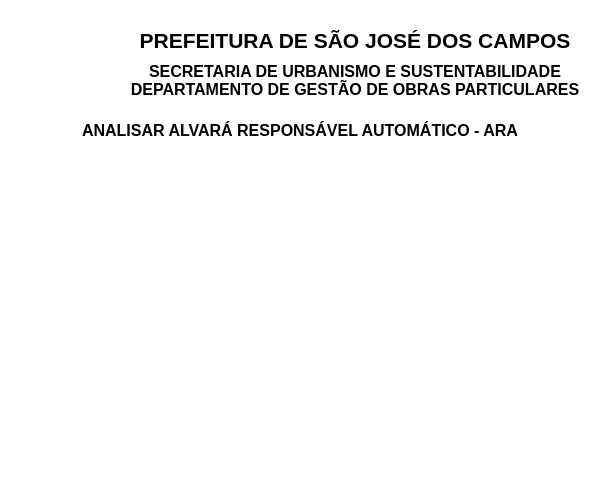
<?xml version="1.0" encoding="UTF-8"?>
<ui version="4.0">
 <class>GerenciadorARADialogBase</class>
 <widget class="QDialog" name="GerenciadorARADialogBase">
  <property name="geometry">
   <rect>
    <x>0</x>
    <y>0</y>
    <width>600</width>
    <height>500</height>
   </rect>
  </property>
  <property name="palette">
   <palette>
    <active>
     <colorrole role="Base">
      <brush brushstyle="SolidPattern">
       <color alpha="255">
        <red>255</red>
        <green>255</green>
        <blue>255</blue>
       </color>
      </brush>
     </colorrole>
     <colorrole role="Window">
      <brush brushstyle="SolidPattern">
       <color alpha="255">
        <red>255</red>
        <green>255</green>
        <blue>255</blue>
       </color>
      </brush>
     </colorrole>
     <colorrole role="ToolTipBase">
      <brush brushstyle="SolidPattern">
       <color alpha="255">
        <red>255</red>
        <green>255</green>
        <blue>255</blue>
       </color>
      </brush>
     </colorrole>
    </active>
    <inactive>
     <colorrole role="Base">
      <brush brushstyle="SolidPattern">
       <color alpha="255">
        <red>255</red>
        <green>255</green>
        <blue>255</blue>
       </color>
      </brush>
     </colorrole>
     <colorrole role="Window">
      <brush brushstyle="SolidPattern">
       <color alpha="255">
        <red>255</red>
        <green>255</green>
        <blue>255</blue>
       </color>
      </brush>
     </colorrole>
     <colorrole role="ToolTipBase">
      <brush brushstyle="SolidPattern">
       <color alpha="255">
        <red>255</red>
        <green>255</green>
        <blue>255</blue>
       </color>
      </brush>
     </colorrole>
    </inactive>
    <disabled>
     <colorrole role="Base">
      <brush brushstyle="SolidPattern">
       <color alpha="255">
        <red>255</red>
        <green>255</green>
        <blue>255</blue>
       </color>
      </brush>
     </colorrole>
     <colorrole role="Window">
      <brush brushstyle="SolidPattern">
       <color alpha="255">
        <red>255</red>
        <green>255</green>
        <blue>255</blue>
       </color>
      </brush>
     </colorrole>
     <colorrole role="ToolTipBase">
      <brush brushstyle="SolidPattern">
       <color alpha="255">
        <red>255</red>
        <green>255</green>
        <blue>255</blue>
       </color>
      </brush>
     </colorrole>
    </disabled>
   </palette>
  </property>
  <property name="windowTitle">
   <string>Gerenciador ARA</string>
  </property>
  <property name="autoFillBackground">
   <bool>false</bool>
  </property>
  <widget class="QLabel" name="labelBrasao">
   <property name="geometry">
    <rect>
     <x>10</x>
     <y>10</y>
     <width>100</width>
     <height>100</height>
    </rect>
   </property>
   <property name="text">
    <string/>
   </property>
   <property name="pixmap">
    <pixmap>img/brasao.png</pixmap>
   </property>
   <property name="scaledContents">
    <bool>true</bool>
   </property>
  </widget>
  <widget class="QLabel" name="labelCabecalhoTitulo">
   <property name="geometry">
    <rect>
     <x>120</x>
     <y>20</y>
     <width>470</width>
     <height>40</height>
    </rect>
   </property>
   <property name="font">
    <font>
     <family>Arial</family>
     <pointsize>16</pointsize>
     <weight>75</weight>
     <bold>true</bold>
    </font>
   </property>
   <property name="text">
    <string>PREFEITURA DE SÃO JOSÉ DOS CAMPOS</string>
   </property>
   <property name="alignment">
    <set>Qt::AlignCenter</set>
   </property>
  </widget>
  <widget class="QLabel" name="labelCabecalhoSubtitulo">
   <property name="geometry">
    <rect>
     <x>120</x>
     <y>60</y>
     <width>470</width>
     <height>40</height>
    </rect>
   </property>
   <property name="font">
    <font>
     <family>Arial</family>
     <pointsize>12</pointsize>
     <weight>75</weight>
     <bold>true</bold>
    </font>
   </property>
   <property name="text">
    <string>SECRETARIA DE URBANISMO E SUSTENTABILIDADE
DEPARTAMENTO DE GESTÃO DE OBRAS PARTICULARES</string>
   </property>
   <property name="alignment">
    <set>Qt::AlignCenter</set>
   </property>
  </widget>
  <widget class="QLabel" name="labelTituloJanela">
   <property name="geometry">
    <rect>
     <x>10</x>
     <y>110</y>
     <width>580</width>
     <height>40</height>
    </rect>
   </property>
   <property name="font">
    <font>
     <family>Arial</family>
     <pointsize>12</pointsize>
     <weight>75</weight>
     <bold>true</bold>
    </font>
   </property>
   <property name="text">
    <string>ANALISAR ALVARÁ RESPONSÁVEL AUTOMÁTICO - ARA</string>
   </property>
   <property name="alignment">
    <set>Qt::AlignCenter</set>
   </property>
  </widget>
 </widget>
 <resources/>
 <connections/>
</ui>
